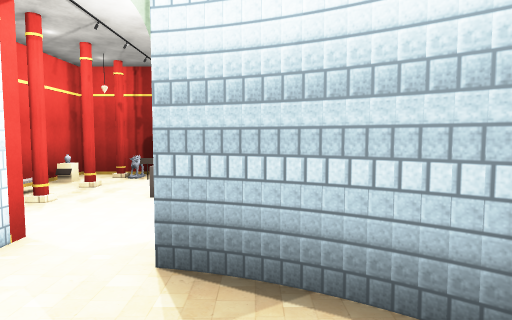
View 1 (above)

18 first-person views from a walk through a scene from a Unity 3-D project. The camera is 1.5 m above the floor, tilts 4° down and sees 75° across. The floor is counted in squares, 2 m on a side. Each view is taken from the middle of a square. On the plan, view 1 faces up. The plan holds only what a view shows up to about 11 squares ahead; the rest is blank. The player character is not drawn. Door leaves are left out, so doorways stand open. Some surface patterns are stand-ins.

View 2
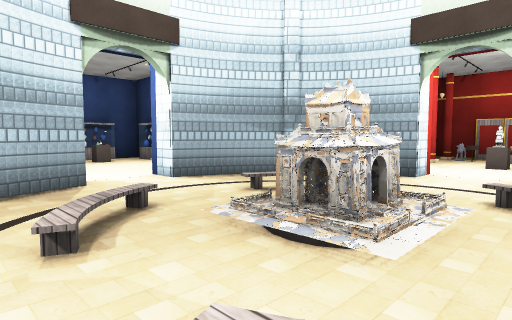

View 3
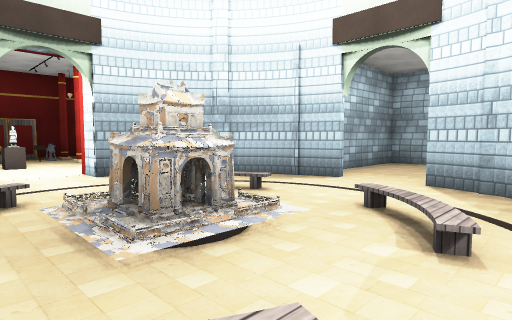

View 4
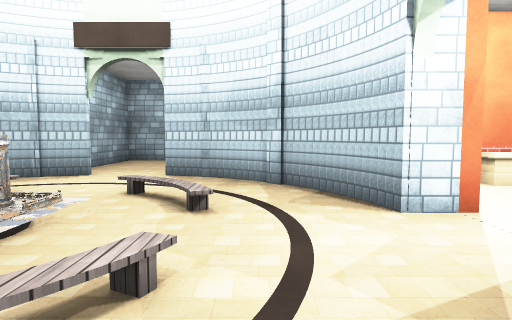

View 5
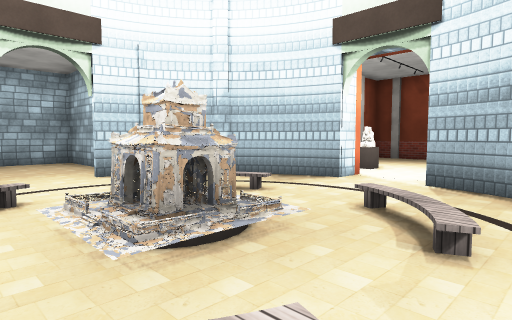

View 6
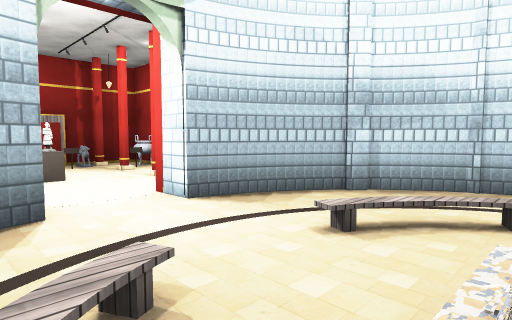

View 7
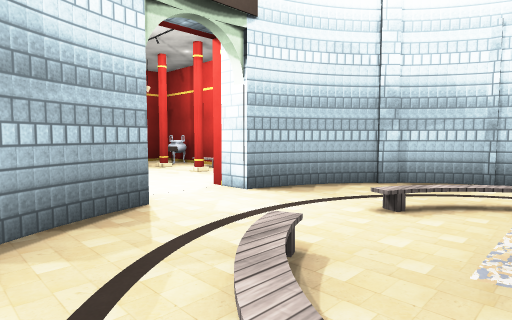

View 8
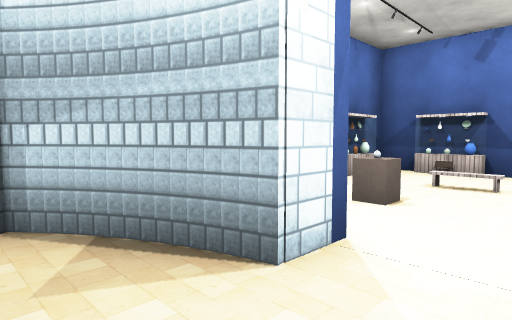

View 9
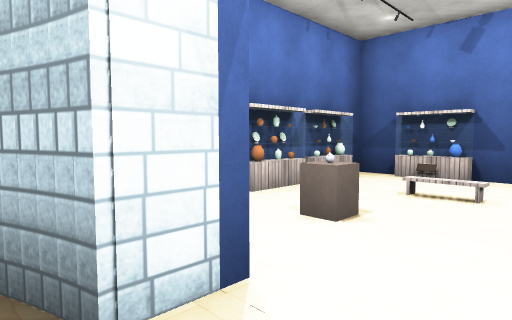

View 10
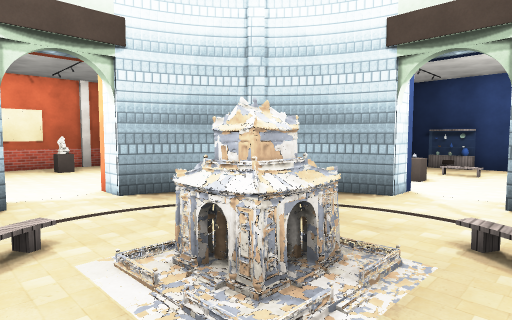

View 11
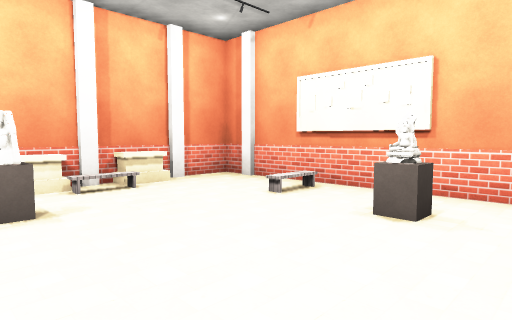

View 12
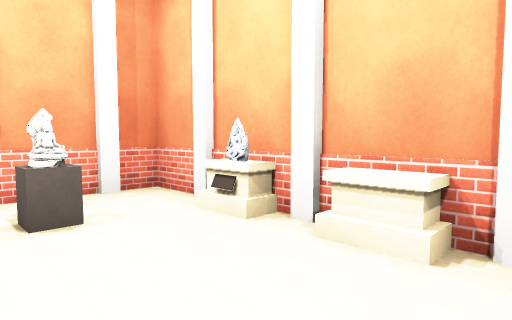

View 13
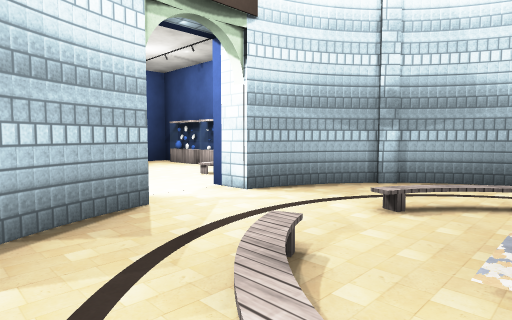

View 14
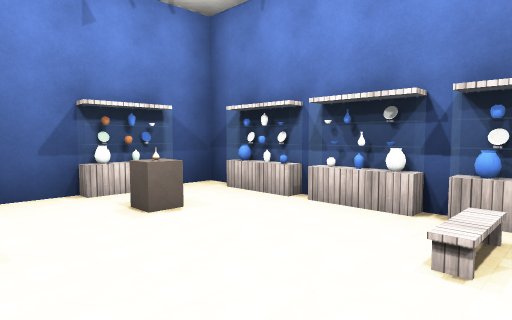

View 15
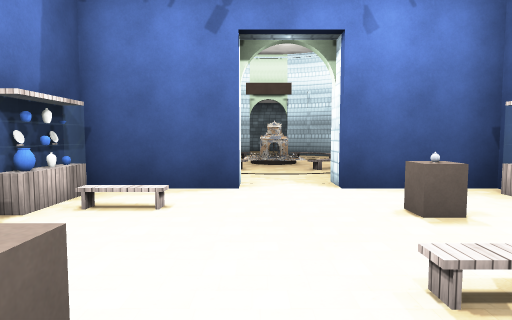

View 16
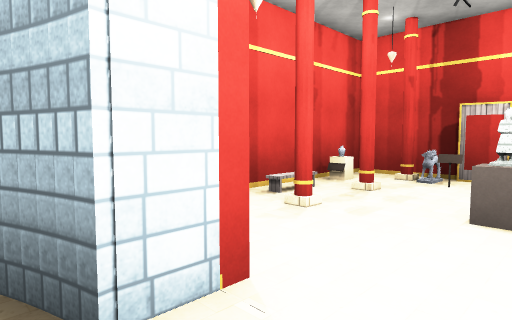

View 17
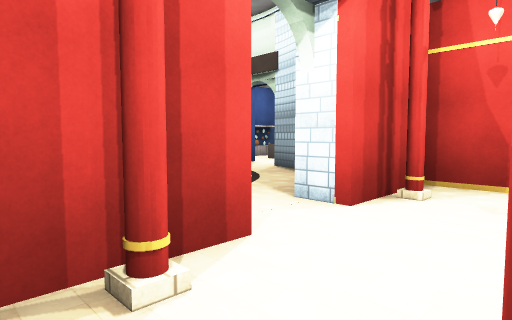

View 18
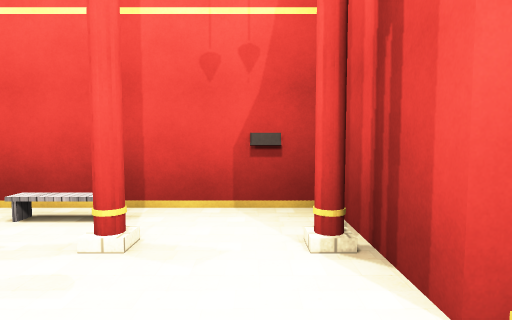

### Floor plan
Key: @ floor where view 1 was taken; # wall or solid block; . floor; / step, stairs or slope; D open door; = window, fence, low wall or low ledge; ^ raised ledge; O other object.
Columns run from 12 left of view 1 to 7 right of it. Each row starts with its distance up from view 1.
  9        ########
  8        # O..O #
  7        #OOOOOO#
  6        #OO..O/#
  5        #.O.OO.#
  4        #......#
  3        ##ODDO##
  2 ##==#=###....##
  1 #.....##......##
  0  .O...#../..@..#####
 -1 #.O...D...O/.......#
 -2 #.....D...OO.......#
 -3  ...O.#../../..#####
 -4 #...O.##......##
 -5 ##==#=###....##
 -6         ##DD##
 -7        #......
 -8        #^...O^#
 -9        #....O.#
-10        #OO....#
-11        #.O./..#
-12        ########

Positions as (right, up) in squares from view 1, and headings:
1: (0, 0), facing up
2: (0, -4), facing up-left
3: (-3, -4), facing up-right
4: (-4, -4), facing right
5: (-4, 0), facing down-right
6: (-3, -1), facing up-right
7: (-4, -1), facing up-right
8: (-4, -1), facing down-left
9: (-5, -1), facing down-left
10: (0, 0), facing down-left
11: (-4, -7), facing down-right
12: (-2, -7), facing down-left
13: (-2, -4), facing up-left
14: (-7, -2), facing up-left
15: (-11, -1), facing right
16: (-1, 2), facing up-left
17: (1, 5), facing down-left
18: (-2, 4), facing right
